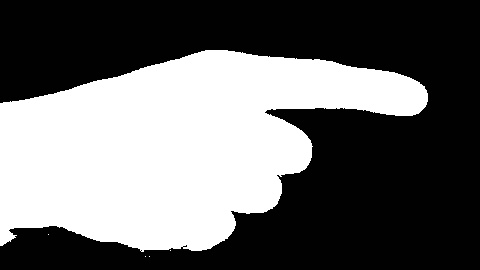
#> input picture data/processed/test/men/1/1.jpg, 480 x 270 px, found by its file name
$ python sift.py
#> lines starting #> are read from the running program, lines starting #| are printed output that depends on the picture
# Path: src\sift.py
import cv2


class SIFT:

    # SIFT object
    sift = None

    # to initialize the SIFT object and the directory structure
    def __init__(self):

        # Initialize SIFT object
        self.sift = cv2.SIFT_create()


    """
    This function computes SIFT descriptors

    Parameters:
    - img: Image that the funciton compute descriptors for it

    Returns:
    - descriptors: the descriptors of the image
    """
    def compute(self, img):

        # Convert to grayscale
        # the image form preprocces model is grey scaled so no need
        # Detect keypoints and compute descriptors
        _, descriptors = self.sift.detectAndCompute(img, None)
        # return keypoints and descriptors
        return descriptors

    def compute_keypoints(self, img):

        # Convert to grayscale
        # the image form preprocces model is grey scaled so no need
        # Detect keypoints and compute descriptors
        keypoints, descriptors = self.sift.detectAndCompute(img, None)
        # return keypoints and descriptors
        return (keypoints, descriptors)

    """
    This function draws the keypoints of  SIFT on the image

    Parameters:
    - keypoints: keypoints of the image
    - img: Image that the funciton compute descriptors for it

    Returns:
    - None
    """
    def draw_descriptors(self, keypoints, img):
        # Convert to grayscale
        # the image form preprocces model is grey scaled so no need
        # Marking the keypoint on the image using circles
        img_keypoints =cv2.drawKeypoints(img ,keypoints ,img ,flags=cv2.DRAW_MATCHES_FLAGS_DRAW_RICH_KEYPOINTS)
        # return the image with the keypoints
        return img_keypoints


if __name__ == '__main__':
    # run the sift
    sift = SIFT()
    img1 = cv2.imread('1.jpg')
#> img1 is the input picture: shape (270, 480, 3); min 0, max 255, mean 106
    img2 = cv2.imread('2.jpg')
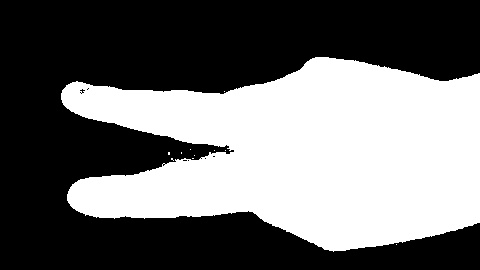
#> input picture data/processed/test/men/2/2.jpg, 480 x 270 px, found by its file name
#> img2 is the input picture: shape (270, 480, 3); min 0, max 255, mean 109.6
    ratio1 = 480 / img1.shape[1]
#> ratio1 = 1
    ratio2 = 480 / img2.shape[1]
#> ratio2 = 1
    img1 = cv2.resize(img1, (480, int(img1.shape[0] * ratio1)))
    img2 = cv2.resize(img2, (480, int(img2.shape[0] * ratio2)))
    #img2 = cv2.resize(img2, (480, 480))
    k1, d1 = sift.compute_keypoints(img1)
#> in compute_keypoints, `keypoints, descriptors = self.sift.detectAndCompute(img, None)`: keypoints = 40 keypoints; strongest (x, y, size): (397, 95, 34.2), (268, 112, 3.1), (11, 230, 2.4), (13, 231, 4)
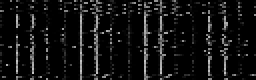
#> d1: shape (40, 128) float32 (shown 2 times larger); min 0, max 197, mean 17.6
#> k1 has the same summary as keypoints in compute_keypoints
    k2, d2 = sift.compute_keypoints(img2)
#> in compute_keypoints (call 2), `keypoints, descriptors = self.sift.detectAndCompute(img, None)`: keypoints = 40 keypoints; strongest (x, y, size): (97, 197, 32.5), (85, 100, 27.6), (228, 152, 2.7), (142, 152, 31.9)
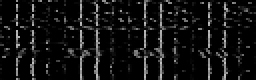
#> d2: shape (40, 128) float32 (shown 2 times larger); min 0, max 193, mean 18.2
#> k2 has the same summary as keypoints in compute_keypoints
    print(len(d1))
#| 40
    print(len(d2))
#| 40

    img_keypoints1 = sift.draw_descriptors(k1, img1)
#> in draw_descriptors, `img_keypoints =cv2.drawKeypoints(img ,keypoints ,img ,flags=cv2.DRAW_M..`:
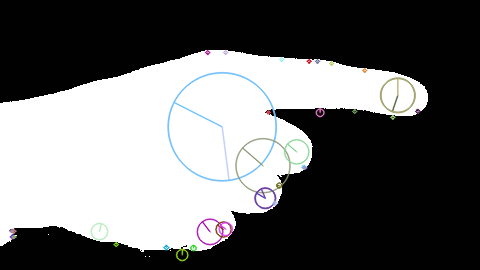
#> img_keypoints: shape (270, 480, 3); mean B, G, R 105.1, 104.8, 104.6
    img_keypoints2 = sift.draw_descriptors(k2, img2)
#> in draw_descriptors (call 2), `img_keypoints =cv2.drawKeypoints(img ,keypoints ,img ,flags=cv2.DRAW_M..`:
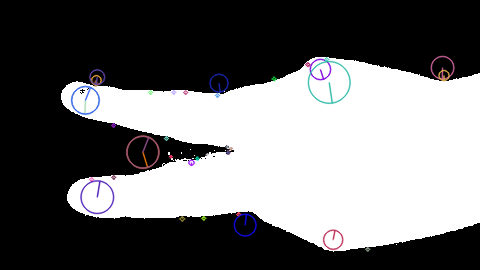
#> img_keypoints: shape (270, 480, 3); mean B, G, R 110, 109.2, 109.4
    # match keypoints from img1 and img2
    #feature matching
    bf = cv2.BFMatcher(cv2.NORM_L1, crossCheck=True)
    matches = bf.match(d1,d2)
#> matches = 10 matches
    matches = sorted(matches, key = lambda x:x.distance)
    img3 = cv2.drawMatches(img1, k1, img2, k2, matches[:50], img2, flags=2)
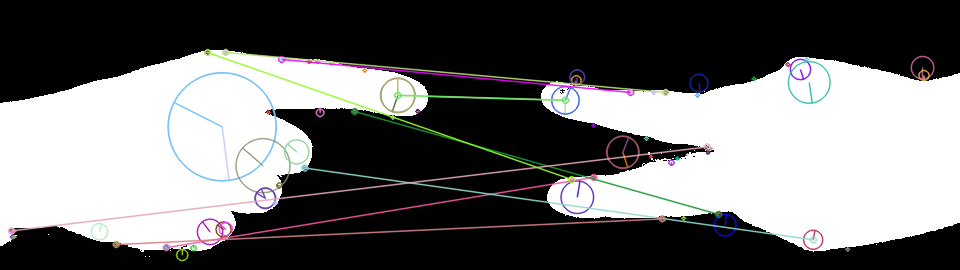
#> img3: shape (270, 960, 3); mean B, G, R 108.8, 108.7, 109
    # save the image with the keypoints on it
    cv2.imwrite('test_sift1.jpg', img_keypoints1)
    cv2.imwrite('test_sift2.jpg', img_keypoints2)
    cv2.imwrite('test_sift3.jpg', img1)
    cv2.imwrite('test_sift4.jpg', img2)
    cv2.imwrite('test_sift5.jpg', img3)
